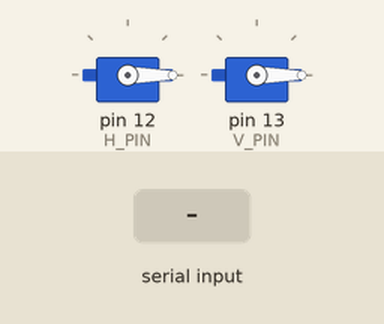
Simulated run of this sketch. Board: Arduino Uno, built with avr-gcc and run on an emulated ATmega328P. Parts: 2 × servo. Inputs (shaded band) come from the test bench.

Above: at 1.2 s.
1.3 s: "90,45\n" received over Serial
At 1.8 s:
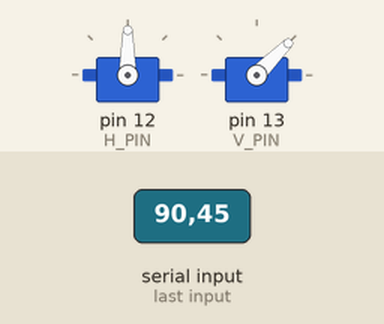
3.0 s: "30,150\n" received over Serial
At 4.6 s:
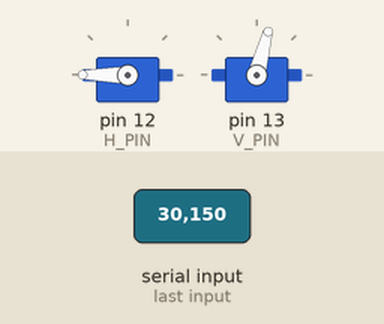
5.7 s: "1,90\n" received over Serial
At 6.9 s:
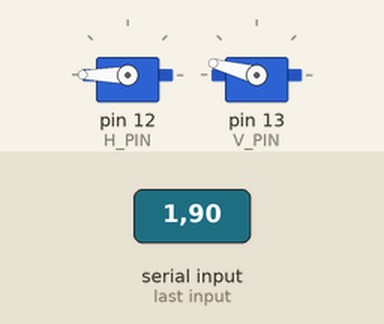
7.2 s: "90\n" received over Serial
At 8.6 s:
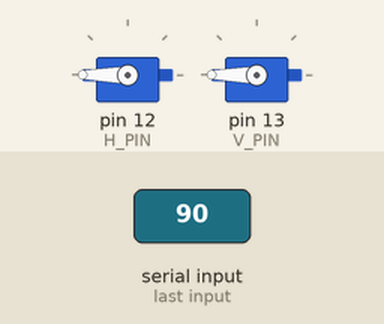
Timing chart, 0 to 9.7 s (numbered marks = the images above; inputs shaded):
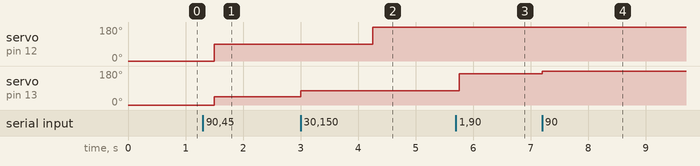

Measured:
- after the input at 1.3 s, servo on pin 12 (H_PIN): 0° → 90° after 0.20 s; servo on pin 13 (V_PIN): 0° → 45° after 0.20 s
- after the input at 3.0 s, servo on pin 12 (H_PIN): 90° → 180° after 1.3 s; servo on pin 13 (V_PIN): 45° → 75° at once
- after the input at 5.7 s, servo on pin 13 (V_PIN): 75° → 165° after 0.05 s
- after the input at 7.2 s, servo on pin 13 (V_PIN): 165° → 180° at once

The sketch:

CatBuddy.ino
```cpp
#include <Servo.h>

#define CAMERA_ELEVATION 550             //height of camera relative to ground, dm
#define CAMERA_ZONE_DISTANCE 75          //distance from the active zone to the camera on the y axis, dm
#define ZONE_WIDTH 2                     //width of active zone, m
#define ZONE_HEIGHT 7                    //height of active zone, m
#define SERVO_DELAY 250                  //delay between signals to motor, ms
#define BAUD 9600

#define H_PIN 12
#define V_PIN 13
int x, y, horizontalAngle, verticalAngle;
Servo horizontalMotor, verticalMotor;

/* init motors and serial communication with GPU*/
void setup()
{
    horizontalMotor.attach(H_PIN);
    verticalMotor.attach(V_PIN);
    horizontalMotor.write(0);
    Serial.begin(9600);
    while (! Serial);
}

void loop()
{
    /* get alerted of new position */
    if(Serial.available() > 0)
    {
      horizontalAngle += Serial.parseInt();
      verticalAngle  += Serial.parseInt();
    }

    //get cat detection from jetson
    //get coordinates on screen of target cat's center
    //get location of laser on screen
    //if cat is near location, pick random location
    //calculate angle for new location
    //send function to move to new angle

    /* update motor angles to get to or stay in desired position */
    horizontalMotor.write(horizontalAngle);
    verticalMotor.write(verticalAngle);
    delay(SERVO_DELAY);
}
```

Coord.ino
```cpp
struct coord_t
{
  int x;
  int y;
};
```
